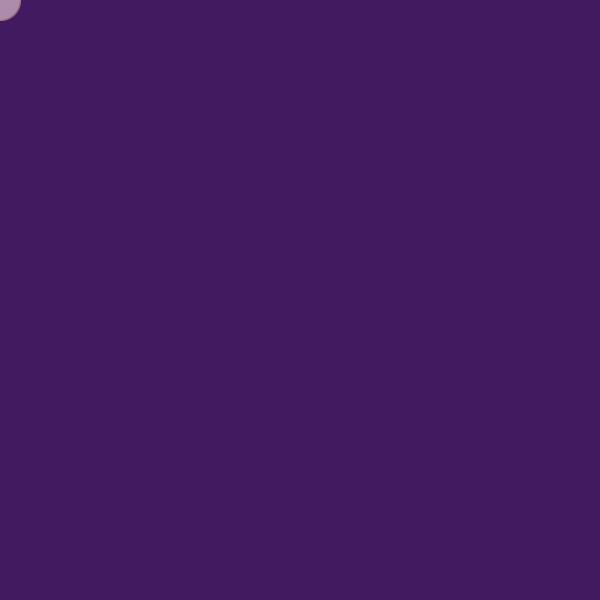
Frame 1 (no input)
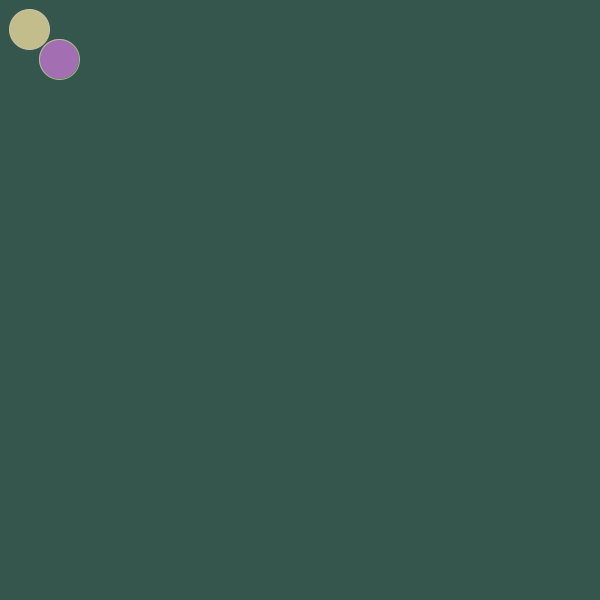
Frame 60 (the mouse pressed at the canvas centre just before this capture)
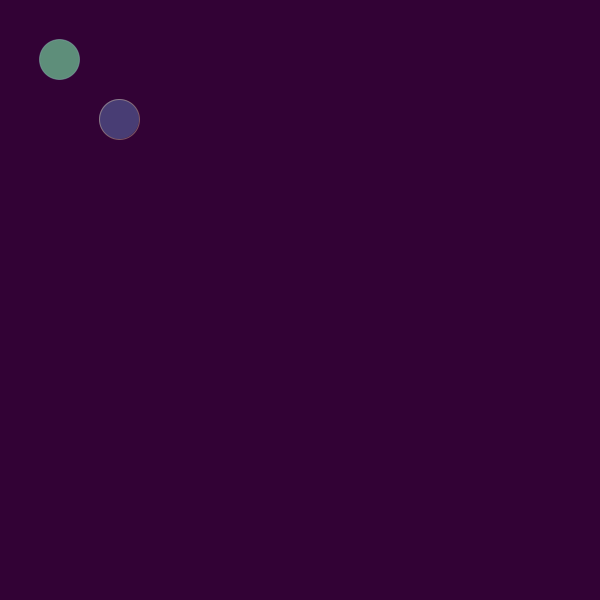
Frame 120 (the mouse held since frame 60 and released just before this capture)

The Processing sketch that drew these frames (run headless with seeded random() and noise(); from frame 60 on, the mouse is pressed at the canvas centre):

// Processing sketch: processing_67778
// ── processing_67778.pde

// first ellipse
float circleX = 0;
float circleY = 0;
// second ellipse
float circle2X = 0;
float circle2Y = 0;

void setup(){
  size(600,600);
  
}

void draw(){
  background(random(1,100),random(1,100),random(1,100),random(1,100));
  // first ellipse
  smooth();
  fill(random(100,255),random(100,255),random(100,255),random(100,255));
  stroke(random(100,255),random(100,255),random(100,255),random(100,255));
  ellipse(circleX,circleY,40,40);
  // second ellipse
  fill(random(100,255),random(100,255),random(100,255),random(100,255));
  stroke(random(100,255),random(100,255),random(100,255),random(100,255));
  ellipse(circle2X,circle2Y,40,40);
  
  // first ellipse
  circleX = circleX + 1;
  circleY = circleY + 1;
  if (circleX > 599)
  circleX = 0;
  if (circleY > 599)
  circleY = 0;
  // second ellipse
  circle2X = circle2X + 0.5;
  circle2Y = circle2Y + 0.5;  
  if (circle2X > 599)
  circleX = 0;
  if (circle2Y > 599)
  circle2Y = 0;
  
}
